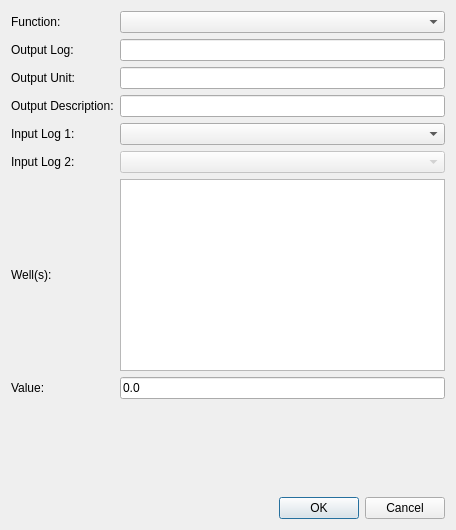
<?xml version="1.0" encoding="UTF-8"?>
<ui version="4.0">
 <class>LogMathDialog</class>
 <widget class="QDialog" name="LogMathDialog">
  <property name="geometry">
   <rect>
    <x>0</x>
    <y>0</y>
    <width>456</width>
    <height>530</height>
   </rect>
  </property>
  <property name="windowTitle">
   <string>Grid Math</string>
  </property>
  <layout class="QVBoxLayout" name="verticalLayout">
   <item>
    <layout class="QGridLayout" name="gridLayout">
     <item row="9" column="0">
      <widget class="QLabel" name="label">
       <property name="text">
        <string>Value:</string>
       </property>
      </widget>
     </item>
     <item row="9" column="1">
      <widget class="QLineEdit" name="leValue">
       <property name="text">
        <string>0.0</string>
       </property>
      </widget>
     </item>
     <item row="1" column="0">
      <widget class="QLabel" name="label_3">
       <property name="text">
        <string>Function:</string>
       </property>
      </widget>
     </item>
     <item row="7" column="1">
      <widget class="QComboBox" name="cbInput2">
       <property name="enabled">
        <bool>false</bool>
       </property>
      </widget>
     </item>
     <item row="3" column="0">
      <widget class="QLabel" name="label_2">
       <property name="text">
        <string>Output Log:</string>
       </property>
      </widget>
     </item>
     <item row="4" column="0">
      <widget class="QLabel" name="label_4">
       <property name="text">
        <string>Output Unit:</string>
       </property>
      </widget>
     </item>
     <item row="5" column="0">
      <widget class="QLabel" name="label_7">
       <property name="text">
        <string>Output Description:</string>
       </property>
      </widget>
     </item>
     <item row="6" column="1">
      <widget class="QComboBox" name="cbInput1"/>
     </item>
     <item row="7" column="0">
      <widget class="QLabel" name="label_6">
       <property name="text">
        <string>Input Log 2:</string>
       </property>
      </widget>
     </item>
     <item row="3" column="1">
      <widget class="QLineEdit" name="leOutput"/>
     </item>
     <item row="1" column="1">
      <widget class="QComboBox" name="cbFunction"/>
     </item>
     <item row="6" column="0">
      <widget class="QLabel" name="label_5">
       <property name="text">
        <string>Input Log 1:</string>
       </property>
      </widget>
     </item>
     <item row="4" column="1">
      <widget class="QLineEdit" name="leUnit"/>
     </item>
     <item row="5" column="1">
      <widget class="QLineEdit" name="leDescr">
       <property name="minimumSize">
        <size>
         <width>300</width>
         <height>0</height>
        </size>
       </property>
      </widget>
     </item>
     <item row="8" column="1">
      <widget class="QListWidget" name="lwWells">
       <property name="selectionMode">
        <enum>QAbstractItemView::ExtendedSelection</enum>
       </property>
      </widget>
     </item>
     <item row="8" column="0">
      <widget class="QLabel" name="label_8">
       <property name="text">
        <string>Well(s):</string>
       </property>
      </widget>
     </item>
    </layout>
   </item>
   <item>
    <spacer name="verticalSpacer">
     <property name="orientation">
      <enum>Qt::Vertical</enum>
     </property>
     <property name="sizeHint" stdset="0">
      <size>
       <width>20</width>
       <height>40</height>
      </size>
     </property>
    </spacer>
   </item>
   <item>
    <widget class="QDialogButtonBox" name="buttonBox">
     <property name="orientation">
      <enum>Qt::Horizontal</enum>
     </property>
     <property name="standardButtons">
      <set>QDialogButtonBox::Cancel|QDialogButtonBox::Ok</set>
     </property>
    </widget>
   </item>
  </layout>
 </widget>
 <resources/>
 <connections>
  <connection>
   <sender>buttonBox</sender>
   <signal>accepted()</signal>
   <receiver>LogMathDialog</receiver>
   <slot>accept()</slot>
   <hints>
    <hint type="sourcelabel">
     <x>248</x>
     <y>254</y>
    </hint>
    <hint type="destinationlabel">
     <x>157</x>
     <y>274</y>
    </hint>
   </hints>
  </connection>
  <connection>
   <sender>buttonBox</sender>
   <signal>rejected()</signal>
   <receiver>LogMathDialog</receiver>
   <slot>reject()</slot>
   <hints>
    <hint type="sourcelabel">
     <x>316</x>
     <y>260</y>
    </hint>
    <hint type="destinationlabel">
     <x>286</x>
     <y>274</y>
    </hint>
   </hints>
  </connection>
 </connections>
</ui>
